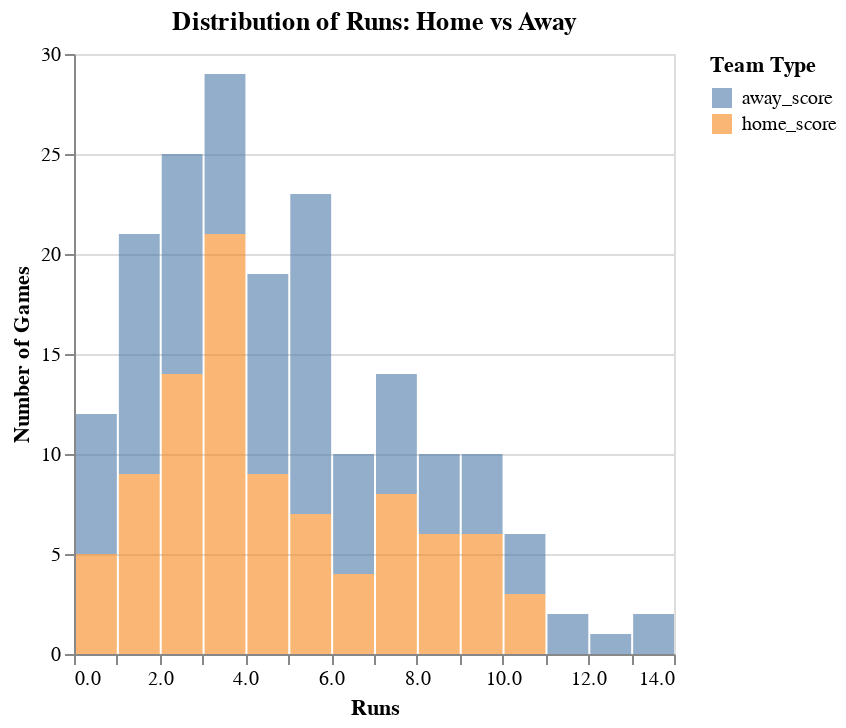

Notebook code for this chart:
### Code cell
import altair as alt

melted = data.melt(
    value_vars=["home_score", "away_score"],
    var_name="team_type",
    value_name="runs"
)

alt.Chart(melted).mark_bar(opacity=0.6).encode(
    alt.X("runs:Q", bin=alt.Bin(maxbins=15), title="Runs"),
    alt.Y("count()", title="Number of Games"),
    color=alt.Color("team_type:N", title="Team Type"),
    tooltip=["team_type", "count()"]
).properties(
    title="Distribution of Runs: Home vs Away"
)

### Figure 1 — Vega-Lite specification as saved in the notebook (floating-point values rounded to 4 significant figures; data arrays with more than 128 entries replaced by an {"elided": "..."} marker saying what was removed)
{"config": {"view": {"continuousWidth": 300, "continuousHeight": 300}}, "data": {"name": "data-498c8ac9135cb6015ecc8831799abace"}, "mark": {"type": "bar", "opacity": 0.6}, "encoding": {"color": {"field": "team_type", "title": "Team Type", "type": "nominal"}, "tooltip": [{"field": "team_type", "type": "nominal"}, {"aggregate": "count", "type": "quantitative"}], "x": {"bin": {"maxbins": 15}, "field": "runs", "title": "Runs", "type": "quantitative"}, "y": {"aggregate": "count", "title": "Number of Games", "type": "quantitative"}}, "title": "Distribution of Runs: Home vs Away", "$schema": "https://vega.github.io/schema/vega-lite/v6.1.0.json", "datasets": {"data-498c8ac9135cb6015ecc8831799abace": {"elided": "184 records"}}}
